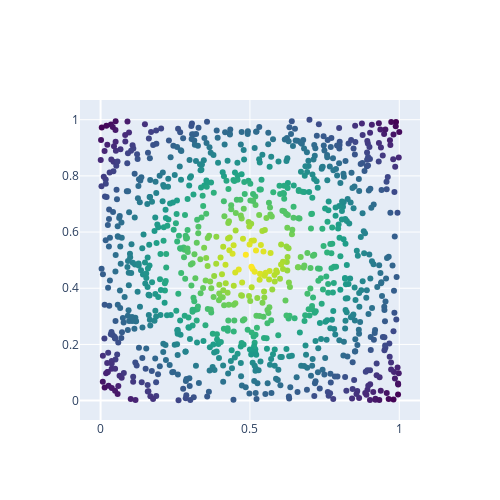

Notebook cell for this chart:
### Code cell
# Plot cost samples
samples = torch.rand(1000, 2, device=device)
costs = cost(samples)

fig = go.Figure()
fig.add_trace(go.Scatter(x=samples[:, 0].detach().cpu().numpy(), y=samples[:, 1].detach().cpu().numpy(), mode='markers', marker=dict(color=costs.detach().cpu().numpy(), colorscale='Viridis')))
fig.update_layout(width=500, height=500, scene_aspectmode='data')
fig.show()

### Figure 1 — Plotly figure (JSON) as saved in the notebook; plotly's stock layout.template omitted (floating-point values rounded to 4 significant figures; data arrays with more than 128 entries replaced by an {"elided": "..."} marker saying what was removed)
{"data": [{"marker": {"color": {"elided": "1000 float values"}, "colorscale": [[0, "#440154"], [0.1111, "#482878"], [0.2222, "#3e4989"], [0.3333, "#31688e"], [0.4444, "#26828e"], [0.5556, "#1f9e89"], [0.6667, "#35b779"], [0.7778, "#6ece58"], [0.8889, "#b5de2b"], [1, "#fde725"]]}, "mode": "markers", "type": "scatter", "x": {"elided": "1000 float values"}, "y": {"elided": "1000 float values"}}], "layout": {"height": 500, "scene": {"aspectmode": "data"}, "width": 500}}
